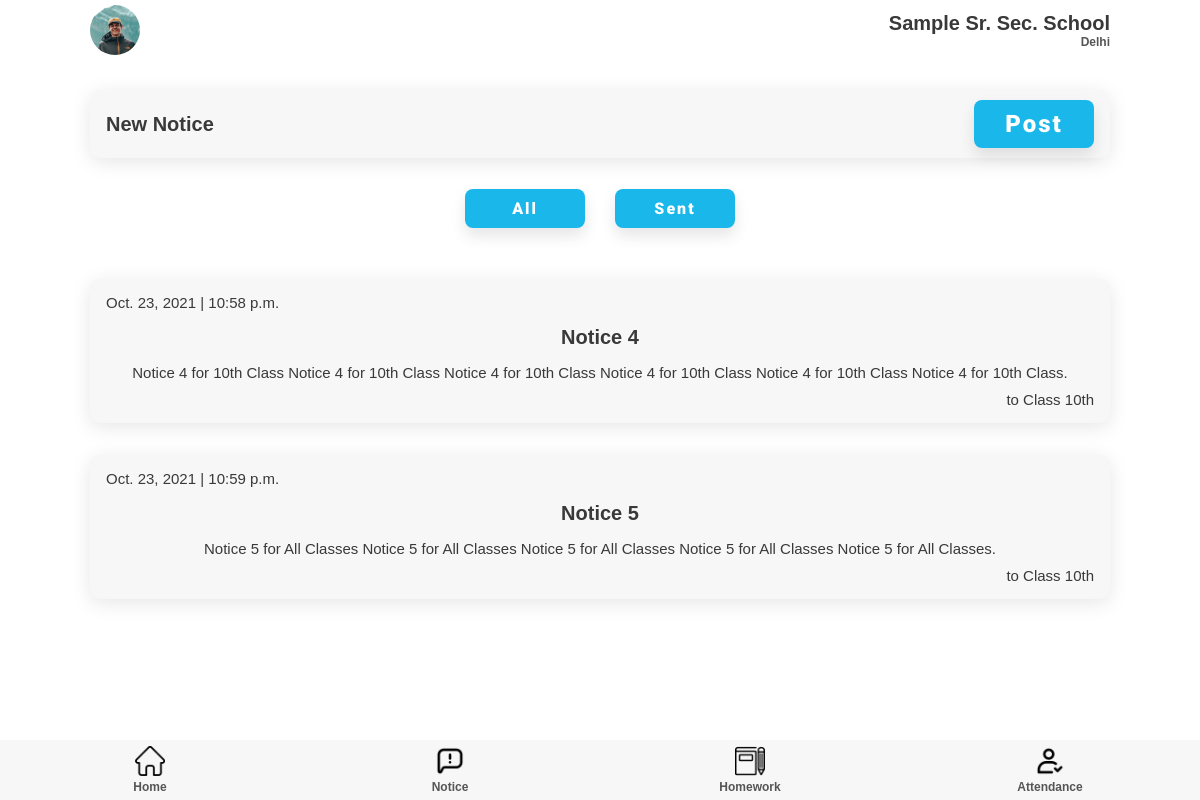
The page /notice/teacher/showNotice/ (signed in) on the database its author committed.
### notice/models.py (models this page shows)
class receiver(models.Model):
        note = models.ForeignKey(notice, on_delete=models.PROTECT)
        receiver = models.ForeignKey(classSection, on_delete=models.PROTECT)

class notice(models.Model):
        topic = models.CharField(max_length=200)
        desc = models.CharField(max_length=2000)
        date = models.DateTimeField(auto_now=True)

### teacher/models.py (models this page shows)
class classSection(models.Model):
    Class = models.IntegerField()
    section = models.CharField(max_length=50)
    teacher = models.OneToOneField(teacher, on_delete=models.PROTECT)

### notice/views.py (the view)
# urls.py: path('teacher/showNotice/', views.showNotice, name='showNotice'),
def showNotice(request):
    teacherobj = teacher.objects.get(user = request.user)
    classobj = classSection.objects.get(teacher = teacherobj)
    receivers = receiver.objects.filter(receiver = classobj)
    return render(request, 'addNotice.html', {'receivers': receivers})

### templates/teacher/addNotice.html
{% extends 'attendance.html' %}
{% load static %}
{% block extra-head %}
    <link rel="stylesheet" href="{% static '/css/style.css' %}" />
    <link rel="stylesheet" href="{% static '/css/attendance.css' %}" />
    <link rel="stylesheet" href="{% static '/css/notice.css' %}" />
{% endblock extra-head %}
{% block content %}
<section id="main">
      <section id="start-att">
        <div class="component-back">
          <div>
            <h2>New Notice</h2>
          </div>
          <a href="{% url 'notice:createNotice' %}"
            ><button class="btn btn-lg">Post</button></a
          >
        </div>
      </section>
      <section class="notice-toggle">
        <div class="notice-buttons">
          <button class="btn btn-md">All</button>
          <button class="btn btn-md">Sent</button>
        </div>
      </section>
      <section id="home-menu">
        <div class="home-menu">
          {% for receiver in receivers %}
          <div class="menu-list notice-list">
            <p>{{ receiver.note.date.date }} | {{ receiver.note.date.time }}</p>
            <h2>{{ receiver.note.topic }}</h2>
            <p>
              {{ receiver.note.desc }}
            </p>
            <p>to Class {{ receiver.receiver.Class }}th</p>
          </div>
          {% endfor %}
        </div>
      </section>
</section>
{% endblock content %}

### templates/teacher/attendance.html (shortened to what this page needs)
{% extends 'home.html' %}
{% load static %}
{% block nav %}
    <section id="nav">
        <nav class="top-navbar">
          <div class="profile-picture">
            <img src="{% static '/img/profile.jpg' %}" />
          </div>
          <div class="school-name">
            <h2>Sample Sr. Sec. School</h2>
            <h5 class="faded">Delhi</h5>
          </div>
        </nav>
      </section>
{% endblock  %}

### templates/teacher/home.html (shortened to what this page needs)
{% load static %}
<!DOCTYPE html>
<html lang="en">
{% block head %}
  <head>
    <link
      rel="stylesheet"
      href="https://cdnjs.cloudflare.com/ajax/libs/font-awesome/6.0.0-beta2/css/all.min.css"
    />
    <link rel="stylesheet" href="{% static 'css/style.css' %}" />
  </head>
{% endblock  %}
  {% block extra-head %}{% endblock %}
  <body>
    <section id="main">
    {% block nav %}{% endblock %}
    {% block content %}{% endblock %}
    {% block nav-bottom %}
      <section id="bottom-nav">
        <nav class="bottom-navbar">
          <div class="nav-links">
            <div class="nav-button">
              <a href="{% url 'teacher:teacherhome' %}">
                <img src="{% static '/img/home.png' %}" />
                <h5 class="faded">Home</h5>
              </a>
            </div>
            <div class="nav-button">
              <a href="{% url 'notice:showNotice' %}">
                <img src="{% static '/img/notice.png' %}" />
                <h5 class="faded">Notice</h5>
              </a>
            </div>
            <div class="nav-button">
              <a href="{% url 'homework:homeworkTeacher' %}">
                <img src="{% static 'img/homework.png' %}" />
                <h5 class="faded">Homework</h5>
              </a>
            </div>
            <div class="nav-button">
              <a href="{% url 'attendance:attendance' %}">
                <img src="{% static '/img/check.png' %}" />
                <h5 class="faded">Attendance</h5>
              </a>
            </div>
          </div>
        </nav>
      </section>
      {% endblock %}
    </section>
  </body>
</html>

### static/css/style.css (style rules this page uses)
:root { --dark-green: #1ab7ea; --light-green: #9cdabd; --dark-red: #fb3f4a; --light-red: #fb878e; --light-red: #2196f3; --light-grey: #f7f7f8; --dark-grey: #e7e7e8; --dark: #393939; --faded: #555555; --center-width: 85%; }
* { box-sizing: border-box; margin: 0; padding: 0; }
body { font-family: "Arial", sans-serif; -webkit-font-smoothing: antialiased; }
a { text-decoration: none; }
* { margin: 0; padding: 0; }
#main { margin: auto; margin-bottom: 60px; width: 100%; background-color: #fff; }
#nav { margin-bottom: 30px; }
.top-navbar { margin: auto; display: flex; justify-content: space-between; align-items: center; align-content: center; height: 60px; width: var(--center-width); }
.profile-picture { height: 50px; width: 50px; }
.profile-picture img { height: 100%; width: 100%; border-radius: 50px; object-fit: cover; }
.school-name { display: flex; flex-direction: column; align-items: flex-end; }
.home-menu, .goto { margin: 35px auto 0; width: var(--center-width); display: flex; flex-direction: column; justify-content: space-between; }
.menu-list, .component-back { background-color: var(--light-grey); border-radius: 10px; display: flex; justify-content: space-between; align-items: center; margin: 1em 0; padding: 10px 16px; transition: all 0.5s ease 0s; box-shadow: 0px 4px 20px rgba(0, 0, 0, 0.1); }
.bottom-navbar { margin: auto; position: fixed; bottom: 0; background-color: var(--light-grey); height: 60px; width: 100%; }
.nav-links { margin: auto; width: var(--center-width); display: flex; justify-content: space-between; width: 100%; }
.nav-button { height: 60px; width: 25%; display: flex; flex-direction: column; justify-content: space-around; align-items: center; transition: all 0.3s ease-in-out 0.1s; }
.nav-button > a { width: 100%; text-align: center; }
.nav-button img { height: 30px; }
.btn { display: inline-block; background: var(--dark-green); color: #fff; padding: 10px 15px; min-width: 120px; font-size: 1rem; text-align: center; border: none; cursor: pointer; outline: none; box-shadow: 0px 8px 15px rgba(0, 0, 0, 0.1); transition: all 0.3s ease 0s; border-radius: 8px; letter-spacing: 2px; font-family: "Roboto", sans-serif; font-weight: 900; }
.btn-lg { font-size: 1.5rem; }
.btn-md { font-size: 1rem; }
p { color: var(--dark); font-size: 15px; font-weight: 300; }
h2 { color: var(--dark); text-transform: capitalize; font-size: 20px; font-weight: 600; }
h5 { color: var(--dark); font-size: 12px; font-weight: 600; }
.faded { color: var(--faded); }

### static/css/attendance.css (style rules this page uses)
#start-att { width: 85%; margin: auto; }

### static/css/notice.css (style rules this page uses)
.notice-list { flex-direction: column; }
.notice-list > p:nth-child(1) { align-self: baseline; }
.notice-list > p:nth-child(4) { align-self: end; }
.notice-list > * { margin: 5px 0px; }
.notice-list h2 { margin: 10px 0; }
.notice-toggle { margin: auto; }
.notice-buttons { display: flex; justify-content: center; }
.notice-toggle .notice-buttons .btn { margin: 15px 15px 0 15px; }

### rows shown on the page
receiver: note "Oct. 23, 2021", note.date.time "10:58 p.m.", note.topic "Notice 4", note.desc "Notice 4 for 10th Class Notice 4 for 10th Class Notice 4 for 10th Class Notice 4 for 10th Class Notice 4 for 10th Class Notice 4 for 10th Class.", receiver.Class "10"
receiver: note "Oct. 23, 2021", note.date.time "10:59 p.m.", note.topic "Notice 5", note.desc "Notice 5 for All Classes Notice 5 for All Classes Notice 5 for All Classes Notice 5 for All Classes Notice 5 for All Classes.", receiver.Class "10"
